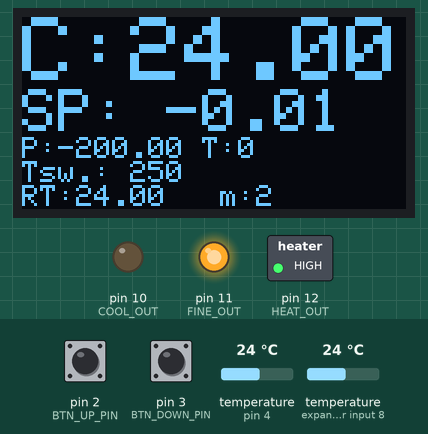
Recording of a sketch running on a simulated Arduino Uno, built with avr-gcc and run on an emulated ATmega328P. Shown: 128×64 one-colour display, switched loads named in the sketch (green lamp = pin HIGH), output pins drawn as LEDs (lit = HIGH). The test bench sets the inputs (shaded band); at power-on: temperature (sensors on pin 4, expander input 8) 24 °C, pin 2 (BTN_UP_PIN) HIGH, pin 3 (BTN_DOWN_PIN) HIGH. EEPROM starts erased.

Above: at 2.7 s.
2.8 s: temperature (sensor on pin 4) set to 12 °C
At 4.9 s:
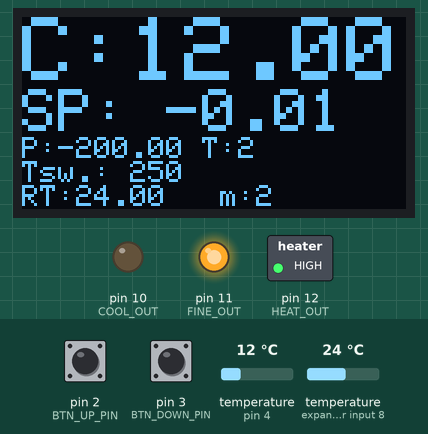
6.6 s: temperature (sensor on expander input 8) set to 12 °C
At 8.3 s:
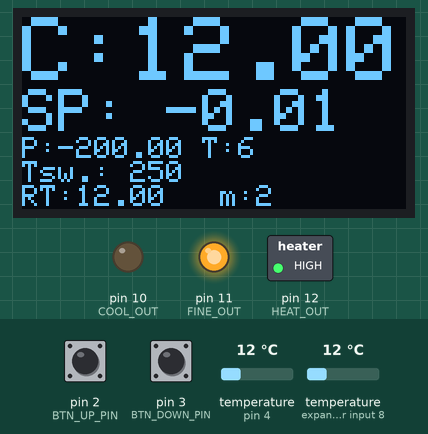
10.0 s: pin 2 (BTN_UP_PIN) pulled LOW for 1 s
At 10.9 s:
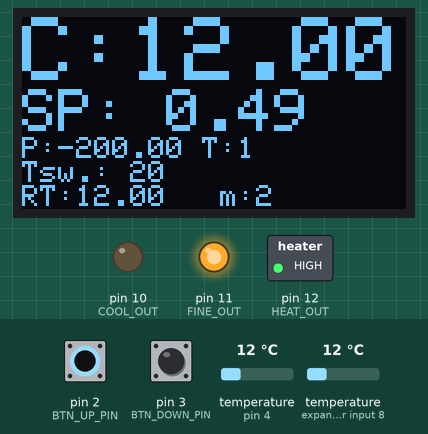
12.6 s: pin 3 (BTN_DOWN_PIN) pulled LOW for 1 s
At 13.5 s:
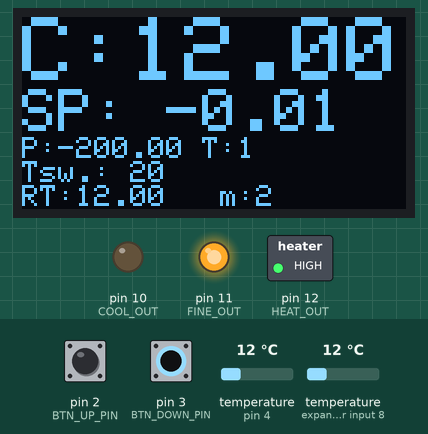
15.2 s: temperature (sensor on pin 4) set to 19 °C
At 16.9 s:
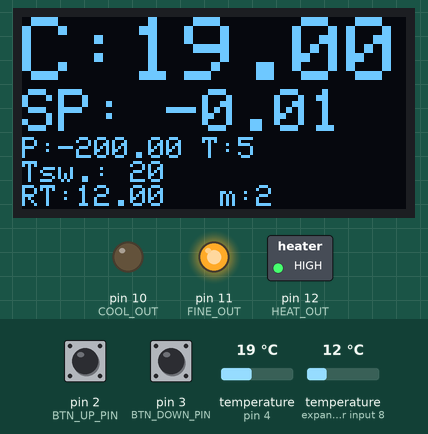
18.6 s: temperature (sensor on expander input 8) set to 19 °C
At 20.4 s:
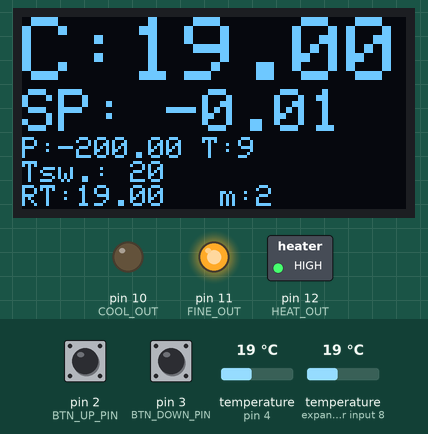
Timing chart, 0 to 21.9 s (numbered marks = the images above; inputs shaded):
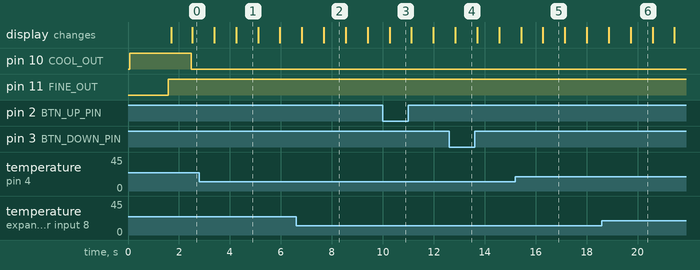

The sketch:

TempControlV2.ino
```cpp
/*
 Name:		TempControlV2.ino
 Created:	1/7/2020 11:47:47 PM
 Author:	47974
*/

// Display
#include <Adafruit_SSD1306.h>
#define SCREEN_WIDTH 128
#define SCREEN_HEIGHT 64
#define OLED_RESET     4
Adafruit_SSD1306 display(SCREEN_WIDTH, SCREEN_HEIGHT, &Wire, OLED_RESET);

// Temperature sensor
#include <OneWire.h>
#include <DallasTemperature.h>
#define ONE_WIRE_BUS  4
DeviceAddress TEMP_SENS_BEER;
DeviceAddress TEMP_SENS_ROOM;
OneWire oneWire(ONE_WIRE_BUS);
DallasTemperature sensors(&oneWire);

// Touch
#define BTN_DOWN_PIN 3
#define BTN_UP_PIN 2

// Setpoint temp
#include <EEPROM.h>
double setpoint = 10.0;
#define ADDRESS_H 0
#define ADDRESS_L 1

// Cool, heat
double temp_beer = 20;
double temp_room = 21;

bool state;
double outputVal;
#define COOL_OUT 10
#define FINE_OUT 11
#define HEAT_OUT 12
constexpr auto HEAT = 1;
constexpr auto COOL = 2;
constexpr auto REST = 0;
constexpr auto READY = 3;

unsigned long swichTime;
short mode = 0;

#include <AutoPID.h>
#define OUTPUT_MIN -200
#define OUTPUT_MAX 100
#define KP 10
#define KI .005
#define KD .02
AutoPID myPID(&temp_beer, &setpoint, &outputVal, OUTPUT_MIN, OUTPUT_MAX, KP, KI, KD);

unsigned long lastTempUpdate; //tracks clock time of last temp update
#define TEMP_READ_DELAY 800 //can only read digital temp sensor every ~750ms


unsigned long time = 0;

bool updateTemperature() {
	if ((millis() - lastTempUpdate) > TEMP_READ_DELAY) {
		temp_beer = sensors.getTempC(TEMP_SENS_BEER); //get temp reading
		temp_room = sensors.getTempC(TEMP_SENS_ROOM);
		//Serial.print(temp);
		//Serial.print("   ");

		//temp2 = temp;
		lastTempUpdate = millis();
		sensors.requestTemperatures(); //request reading for next time
		return true;
	}
	return false;
}//void updateTemperature


void setup() {
	byte h = EEPROM.read(ADDRESS_H);
	byte l = EEPROM.read(ADDRESS_L);
	//Serial.println(h, HEX);
	//Serial.println(l, HEX);
	setpoint = ((h << 8) + l) / 100.0;
	//Serial.println(setpoint);

	if (!display.begin(SSD1306_SWITCHCAPVCC, 0x3C)) {
		Serial.println(F("SSD1306 allocation failed"));
		for (;;); // Don't proceed, loop forever
	}

	sensors.begin();
	if (!sensors.getAddress(TEMP_SENS_BEER, 0)) Serial.println("Unable to find address for Device 0");
	if (!sensors.getAddress(TEMP_SENS_ROOM, 1)) Serial.println("Unable to find address for Device 1");

	sensors.setResolution(TEMP_SENS_BEER, 12);
	sensors.setResolution(TEMP_SENS_ROOM, 12);

	//Serial.print("Device 0 Resolution: ");
	//Serial.print(sensors.getResolution(TEMP_SENS), DEC);
	//Serial.println();

	pinMode(COOL_OUT, OUTPUT);
	pinMode(HEAT_OUT, OUTPUT);
	pinMode(FINE_OUT, OUTPUT);
	digitalWrite(COOL_OUT, HIGH);
	digitalWrite(HEAT_OUT, HIGH);
	digitalWrite(FINE_OUT, LOW);

	pinMode(BTN_DOWN_PIN, INPUT_PULLUP);
	pinMode(BTN_UP_PIN, INPUT_PULLUP);
	attachInterrupt(digitalPinToInterrupt(BTN_UP_PIN), adjust_up, FALLING);
	attachInterrupt(digitalPinToInterrupt(BTN_DOWN_PIN), adjust_down, FALLING);


	while (!updateTemperature()) {} //wait until temp sensor updated
	myPID.setBangBang(4);
	myPID.setTimeStep(4000);

	swichTime = 0;
}

void loop() {
	updateTemperature();
	myPID.run();
	digitalWrite(FINE_OUT, !myPID.atSetPoint(0.5));

	if (millis()/1000 > time)		time++;


	if (time > swichTime)
	{
		switch (mode)
		{
		case READY:
			if (outputVal > 2) //Heat
			{
				time = 0;
				swichTime = outputVal;
				mode = HEAT;
			}
			if (outputVal < -5) // Cool
			{
				time = 0;
				swichTime = abs(outputVal)+50;
				mode = COOL;
			}
			break;
		case REST:
			mode = READY;
			break;
		case HEAT:
			mode = REST;
			time = 0;
			swichTime = 100 - outputVal;
			break;
		case COOL:
			mode = REST;
			time = 0;
			swichTime = 200 - abs(outputVal);
			break;
		default:
			mode = REST;
			break;
		}
	}


	delay(50);


	if (mode == COOL && outputVal < 0 && outputVal > 3)
	{
		mode = REST;
		//swichTime = millis() + (30 * 1000);

	}
	if (mode == HEAT && outputVal > 0 && outputVal < 3)
	{
		mode = REST;
		//swichTime = millis() + (30 * 1000);

	}

	tempControl(mode);

	display.clearDisplay();
	display.setTextColor(WHITE);

	display.setTextSize(3);
	display.setCursor(0, 0);
	display.print("C:");
	display.println(temp_beer);

	display.setTextSize(2);
	display.print("SP: ");
	display.println(setpoint);

	display.setTextSize(1);
	display.print("P:");
	display.print(outputVal);


	display.print(" T:");
	display.println(time);


	display.print("Tsw.: ");
	display.println(swichTime);


	display.print("RT:");
	display.print(temp_room);
	display.print("   m:");
	display.println(mode);

	display.display();


	if (!digitalRead(BTN_DOWN_PIN) && !digitalRead(BTN_UP_PIN)) setpoint = 10.0;
}
void adjust_up() {
	delay(40);
	if (digitalRead(BTN_UP_PIN))
	{
		return;
	}
	setpoint += 0.5;
	myPID.reset();
	eeprom_write();
	time = 0;
	swichTime = 20;
}
void adjust_down() {
	delay(40);
	if (digitalRead(BTN_DOWN_PIN))
	{
		return;
	}
	setpoint -= 0.5;
	myPID.reset();
	eeprom_write();
	time = 0;
	swichTime = 20;
}
void eeprom_write() {
	uint8_t  bytes[2];
	int16_t data = setpoint * 100;
	bytes[0] = data >> 8;     // high byte (0x12)
	bytes[1] = data & 0x00FF; // low byte (0x34)

	EEPROM.write(ADDRESS_L, bytes[1]);
	EEPROM.write(ADDRESS_H, bytes[0]);

}
void tempControl(int mode) {
	if (mode == HEAT)
	{
		digitalWrite(HEAT_OUT, LOW);
		digitalWrite(COOL_OUT, HIGH);
	}
	else if (mode == COOL)
	{
		digitalWrite(HEAT_OUT, HIGH);
		digitalWrite(COOL_OUT, LOW);
	}
	else
	{
		digitalWrite(HEAT_OUT, HIGH);
		digitalWrite(COOL_OUT, HIGH);

	}

}
```

Measured:
- what the display in image 2 shows lasts 0.8 s, from 7.7 s to 8.5 s
